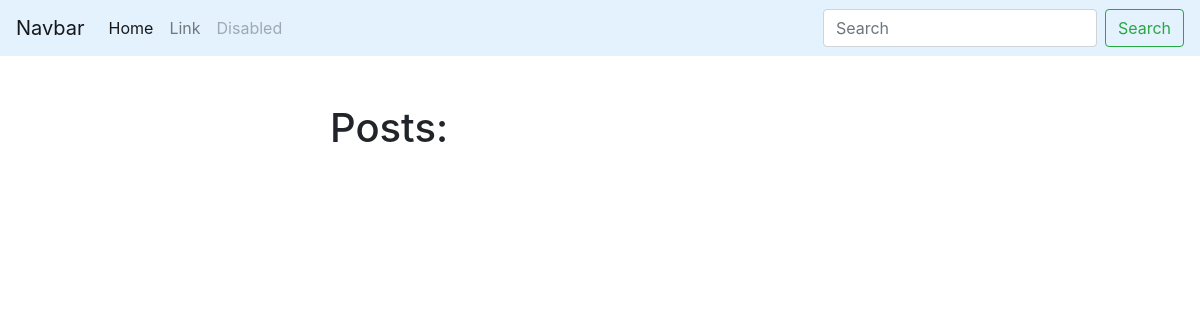
/blog/, run on an earlier commit of the app's database.
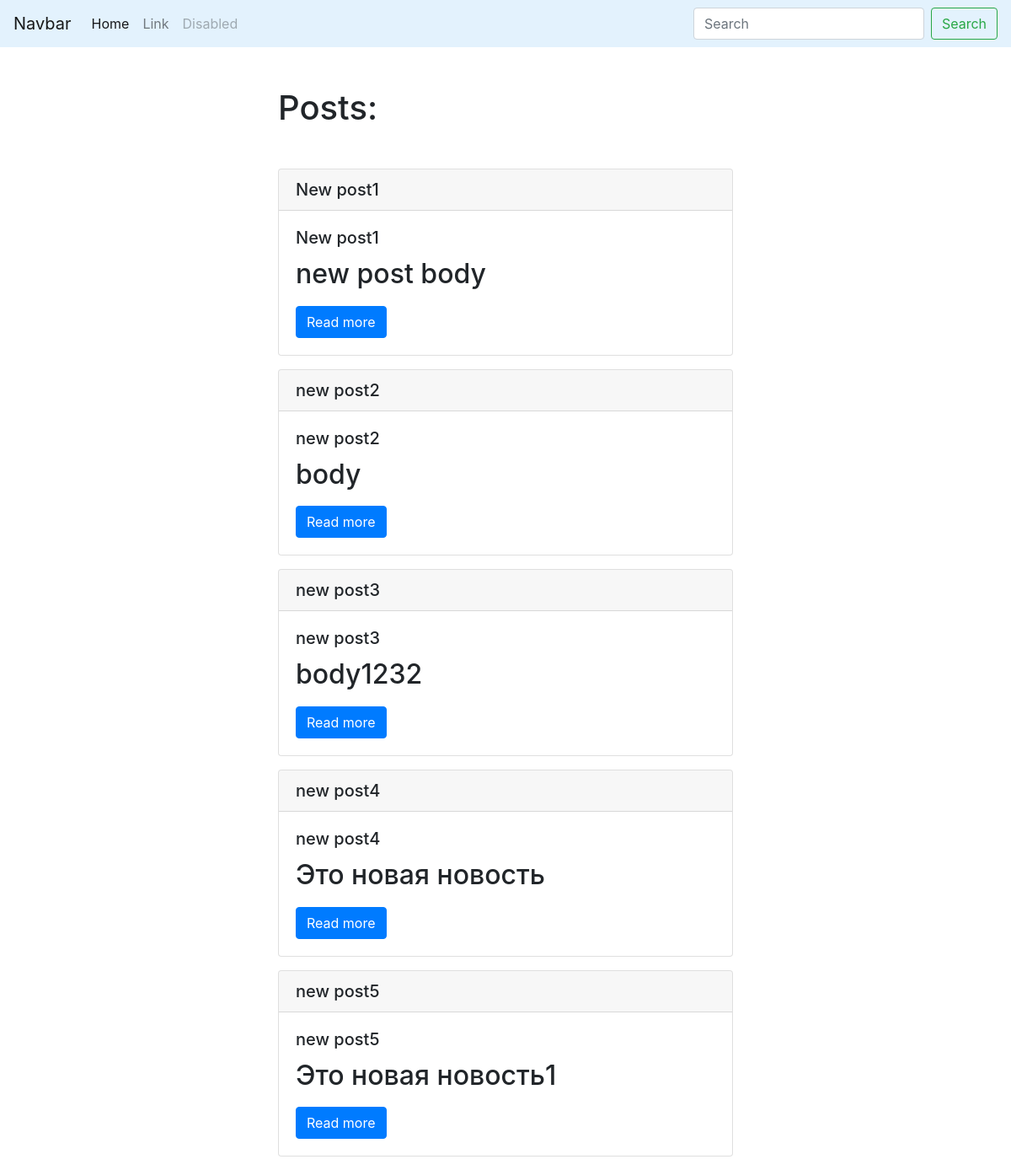
And on a later commit of the database.
### blog/models.py (models this page shows, shortened)
class Post(models.Model):
    title = models.CharField(max_length= 150, db_index=True)
    slug = models.SlugField(max_length=150,unique=True)
    body = models.TextField(blank=True, db_index=True)
    date_pub = models.DateTimeField(auto_now_add=True)

### blog/views.py (the view)
# urls.py: path('', post_list)
def post_list(request):
    posts = Post.objects.all()
    return render(request, 'blog/index.html', context={'posts': posts})

### blog/templates/blog/index.html (shortened to what this page needs)
{% extends 'blog/base_blog.html' %}
        {% block content %}
            <h1>Posts:</h1>
            <div class="mt-5">
        <h2>{% for post in posts  %}
            <div class="card">
            <h5 class="card-header">{{ post.title }}</h5>
                <div class="card-body">
                 <h5 class="card-title">{{ post.title }}</h5>
                 <p class="card-text">{{ post.body }}</p>
                 <a href="#" class="btn btn-primary">Read more</a>
                </div>
            </div>
        {% endfor %}
        </h2>
            </div>
        {% endblock %}

### blog/templates/blog/base_blog.html
{% extends 'base.html' %}

### templates/base.html (shortened to what this page needs)
<!DOCTYPE html>
<html lang="en">
<head>
    <link rel="stylesheet" href="https://stackpath.bootstrapcdn.com/bootstrap/4.3.1/css/bootstrap.min.css">
</head>
<body>
<nav class="navbar navbar-expand-lg navbar-light " style="background-color: #e3f2fd;">
  <a class="navbar-brand" href="#">Navbar</a>
  <div class="collapse navbar-collapse" id="navbarSupportedContent">
    <ul class="navbar-nav mr-auto">
      <li class="nav-item active">
        <a class="nav-link" href="#">Home <span class="sr-only">(current)</span></a>
      </li>
      <li class="nav-item">
        <a class="nav-link" href="#">Link</a>
      </li>
      <li class="nav-item">
        <a class="nav-link disabled" href="#" tabindex="-1" aria-disabled="true">Disabled</a>
      </li>
    </ul>
    <form class="form-inline my-2 my-lg-0">
      <input class="form-control mr-sm-2" type="search" placeholder="Search" aria-label="Search">
      <button class="btn btn-outline-success my-2 my-sm-0" type="submit">Search</button>
    </form>
  </div>
</nav>
    <div class="container mt-5">
    <div class="row">
    <div class="col-6 offset-md-3">
    {% block content %}{% endblock %}
    </div>
    </div>
    </div>
</body>
</html>

What changed in the data, as far as the page shows it:
added Post: title "New post1", body "new post body"
added Post: title "new post2", body "body"
added Post: title "new post3", body "body1232"
added Post: title "new post4", body "Это новая новость"
added Post: title "new post5", body "Это новая новость1"
